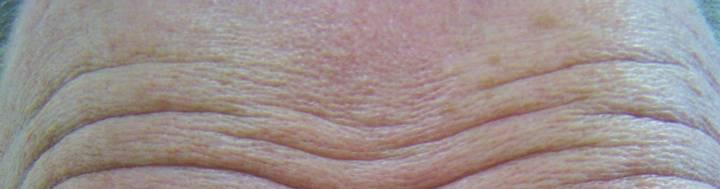
%> input picture target.png, 720 x 189 px
$ octave sfs_matlab.m   (GNU Octave 9; MATLAB toolbox functions it lacks are replaced by stand-ins)
%> lines starting %> are read from the running program, lines starting %| are printed output that depends on the picture; in (x1, y1, x2, y2) boxes, pixels count from 0 and x2, y2 are one past the last pixel; in counts of white or black regions, pixels touching at a corner belong together; the program's own positions count from 1
rgb_matrix = imread('target.png');
%> rgb_matrix is the input picture: size 189x720x3 uint8; mean R, G, B 157.2, 145, 143.7
figure, imshow(rgb_matrix);
gray_matrix = rgb2gray(rgb_matrix);
% Gauss blur
stru = fspecial('gaussian',[5 5], 2);
gray_matrix_1 = rgb2gray(imfilter(rgb_matrix, stru, 'same'));
[h1 h2] = size(gray_matrix_1);
%> h1 = 189; h2 = 720
disp(h1)
%| 189
disp(h2)
%| 720
figure, imshow(gray_matrix_1);
rect_cons = 0.9;
% light source direction
light_source_xy1 = pi/6;
light_source_xy2 = pi/3;
% source matrix
R=[cos(light_source_xy1)*cos(light_source_xy2) cos(light_source_xy1)*sin(light_source_xy2) -sin(light_source_xy1);...
    -sin(light_source_xy2) cos(light_source_xy2) 0;...
    sin(light_source_xy1)*cos(light_source_xy2)  sin(light_source_xy1)*sin(light_source_xy2) cos(light_source_xy1)];

[m n] = size(gray_matrix);
%> m = 189; n = 720
gray_matrix_source = ones(m+3, n+3);
gray_matrix_source(4:m+3, 4:n+3) = gray_matrix_1(:, :);
% process edge to
for i=1:3,
    gray_matrix_source(i, 4:n+3) = gray_matrix_1(4-i,:);
end
%> gray_matrix_source: size 192x723 double; min 1, max 204, mean 146.5

for i=1:3,
    gray_matrix_source(:,i) = gray_matrix_source(:, 7-i);
end
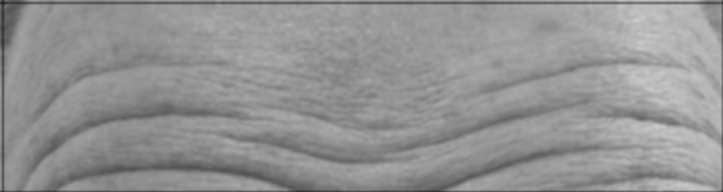
%> gray_matrix_source: size 192x723 double; min 36, max 204, mean 147
% gray_matrix_source along light.

%
diff_x = ones(m + 3, n + 3);
diff_y = ones(m + 3, n + 3);
E_x = ones(m + 3, n + 3);
E_y = ones(m + 3, n + 3);
% first difference
diff_x(2 : m + 3, :) = diff(gray_matrix_source, 1, 1);
diff_y(:, 2 : n + 3) = diff(gray_matrix_source, 1, 2);

for i = 1:m+3,
    for j = 1:n+3,
        E_x(i, j) = diff_x(i, j)*(cos(light_source_xy1)*cos(light_source_xy2)) +  diff_y(i, j)*(cos(light_source_xy1)*sin(light_source_xy2));
        E_y(i, j) = diff_x(i, j)*(-sin(light_source_xy2)) +  diff_y(i, j)*cos(light_source_xy2);
    end
end
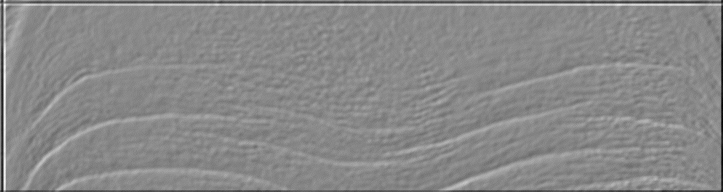
%> E_x: size 192x723 double; min -31.93, max 27.12, mean -0.2; drawn with min black and max white
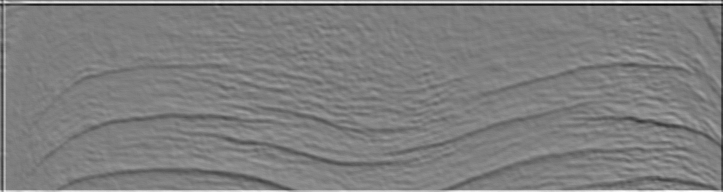
%> E_y: size 192x723 double; min -37.37, max 38.24, mean 0.3; drawn with min black and max white

% calculate dip angle and drift angle
dip_angle = ones(m+3, n+3);
drift_angle = ones(m+3, n+3);
max_value = max(max(gray_matrix_source));
%> max_value = 204
for i = 1:m+3,
    for j = 1:n+3,
        dip_angle(i, j)= asin(gray_matrix_source(i, j) / max_value);
        drift_angle(i, j) = atan(E_y(i, j)/E_x(i, j));
    end
end
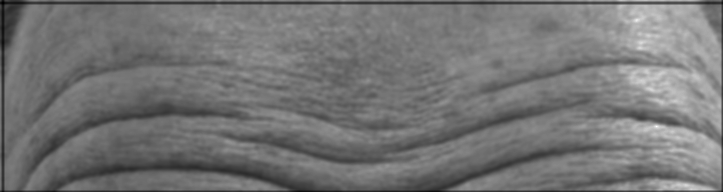
%> dip_angle: size 192x723 double; min 0.177, max 1.57, mean 0.815; drawn with min black and max white
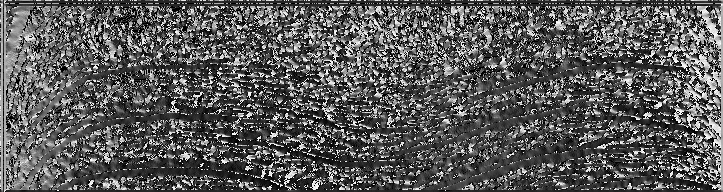
%> drift_angle: size 192x723 double; 6.05% of the values are NaN or infinite; the others: min -1.57, max 1.57, mean -0.397; drawn with min black, max white, NaN and infinite black

% [15 lines of commented-out code are left out]
height = ones(m + 3, n + 3);
for i=1:3,
    height_3(:,:,i)=height;
end
%> height_3: size 192x723x3 double; every value is 1
disp('222222222222222222222222')
disp(height_3(180,712,:))
%| ans(:,:,1) = 1
%| ans(:,:,2) = 1
%| ans(:,:,3) = 1

for i = 1:m+3,
    for j = 1:n+3,
    height(i,j,1) = sin(dip_angle(i, j)) * cos(drift_angle(i, j))*rect_cons;
    height(i,j,2) = sin(dip_angle(i, j)) * sin(drift_angle(i, j))*rect_cons;
    height(i,j,3) = cos(drift_angle(i, j))*rect_cons;
    end
end
%> height: size 192x723x3 double; 6.05% of the values are NaN or infinite; the others: min -0.881, max 0.9, mean 0.227

R_ivs_matrix = [-cos(light_source_xy1)*cos(light_source_xy2) sin(light_source_xy1) sin(light_source_xy1)*cos(light_source_xy2);...
    cos(light_source_xy1)*sin(light_source_xy2) cos(light_source_xy2) -sin(light_source_xy1)*sin(light_source_xy2);...
    sin(light_source_xy1) 0 cos(light_source_xy1)];

% [7 lines of commented-out code are left out]

H = ones(m, n);
for i = 4:m +3,
    H(i-3,:) = height(i,4:n+3);
end
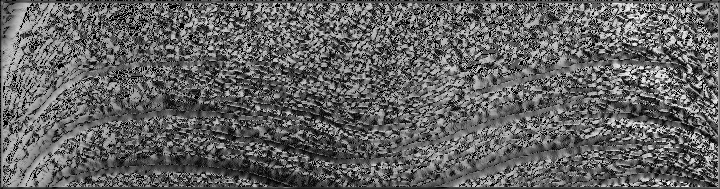
%> H: size 189x720 double; 6.17% of the values are NaN or infinite; the others: min 0.00157, max 0.893, mean 0.37; drawn with min black, max white, NaN and infinite black

for i =2:m-1,
    for j = 2:n-1,
        if H(i, j) == NaN,
            H(i, j) = (H(i,j-1) + H(i-1,j) + H(i,j+1) + H(i+1,j))/4 +(H(i-1,j-1)+ H(i-1,j+1)+H(i+1,j-1)+H(i+1,j+1))/4;
        end
    end
end

for i = 2 : m-1,
    if H(i, 1) == NaN,
        H(i, 1) = (H(i-1,1)+H(i+1,1)+ H(i-1,2)+H(i,2)+H(i+1,2))/5;
    end
end

for i = 2 : m-1,
    if H(i, n) == NaN,
        H(i, n) = (H(i-1,n)+H(i+1,n)+ H(i-1,n-1)+H(i,n-1)+H(i+1,n-1))/5;
    end
end

for j = 2 : n-1,
    if H(1, j) == NaN,
        H(1, j) = (H(1, j - 1)+H(1, j + 1)+ H(2, j)+H(2, j-1)+H(2, j+1))/5;
    end
end

for j = 2 : n-1,
    if H(m, j) == NaN,
        H(m, j) = (H(m, j - 1)+H(m, j + 1)+ H(m-1, j)+H(m-1, j-1)+H(m-1, j+1))/5;
    end
end

H(1, 1) = (H(2, 2) + H(1,2) + H(2, 1))/3;
%> H: size 189x720 double; 6.17% of pixels changed, all inside (x1, y1, x2, y2) = (0, 0, 718, 187)
H(m, n) = (H(m-1, n-1) +H(m, n-1) + H(m-1, n))/3;
%> H: size 189x720 double; 6.17% of the values are NaN or infinite; the others: min 0.00157, max 0.893, mean 0.37; mean of the top-left, top-right, bottom-left and bottom-right quarters NaN, NaN, NaN, NaN
H(m, 1) = (H(m-1, 1) + H(m-1, 2) + H(m, 2))/3;
H(1, n) = (H(1, n-1) + H(2, n-1) + H(2, n))/3;

x = 0.1:0.1:n/10;
%> x = 720 values from 0.1 to 72
y = 0.1:0.1:m/10;
%> y = 189 values from 0.1 to 18.9
z = H(uint16(10*y), uint16(10*x))
% H_last = mat2gray(H);
% draw height pic
% figure,
% h = surf(z, x, y);
% shading flat
figure, mesh(x, y, z);
%> after `mesh(x, y, z)`:
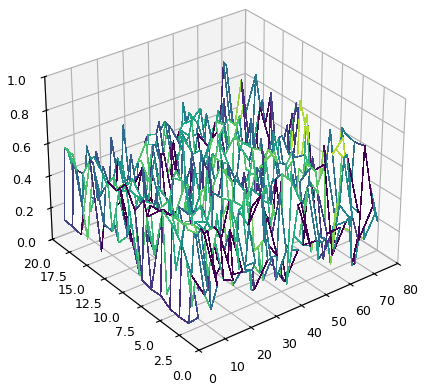
%> figure redrawn from the program's plot data
